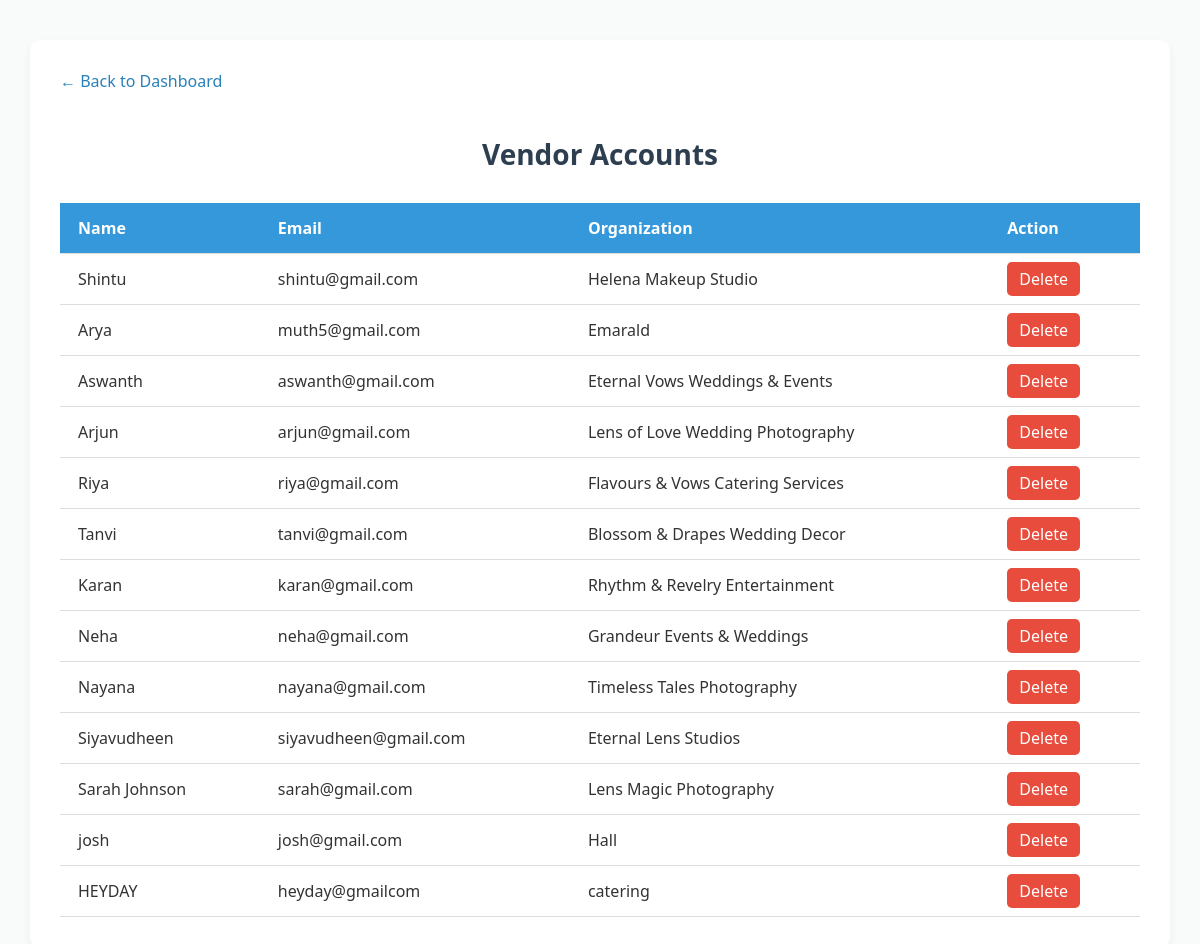
The app's page /site_admin-panel/vendor-accounts/ with its own data.
### vendor/models.py (models this page shows)
class Vendor(models.Model):
    name = models.CharField(max_length=50)
    email = models.EmailField()
    mobile = models.CharField(max_length=15)
    business_type = models.CharField(max_length=50)
    place = models.CharField(max_length=100)
    username = models.CharField(max_length=20)
    password = models.CharField(max_length=20)
    profile_pic = models.ImageField(upload_to='vendor_profile_pics/')
    bio = models.TextField()
    budget = models.CharField(max_length=100)
    budget_int = models.IntegerField(null=True, blank=True)
    organization = models.CharField(max_length=100)

### site_admin/views.py (the view)
# urls.py: path('vendor-accounts/', vendor_accounts, name='admin_vendor_accounts'),
def vendor_accounts(request):
    vendors = Vendor.objects.all()
    return render(request, 'vendor_accounts.html', {'vendors': vendors})

### site_admin/templates/vendor_accounts.html (shortened to what this page needs)
{% load static %}
<!DOCTYPE html>
<html>
<head>
    <link rel="stylesheet" href="{% static 'css/account_tables.css' %}">
</head>
<body>
<div class="container">
    <a href="{% url 'admin_dashboard' %}" class="nav-link">← Back to Dashboard</a>
    <h2>Vendor Accounts</h2>
    <table>
        <tr><th>Name</th><th>Email</th><th>Organization</th><th>Action</th></tr>
        {% for vendor in vendors %}
        <tr>
            <td>{{ vendor.name }}</td>
            <td>{{ vendor.email }}</td>
            <td>{{ vendor.organization }}</td>
            <td><a href="{% url 'delete_vendor' vendor.id %}" class="action-btn" onclick="return confirm('Delete this vendor?')">Delete</a></td>
        </tr>
        {% endfor %}
    </table>
</div>
</body>
</html>

### site_admin/static/css/account_tables.css (style rules this page uses)
body { font-family: 'Segoe UI', sans-serif; background-color: #f9fafa; margin: 0; padding: 0; color: #333; }
.container { width: 90%; max-width: 1100px; margin: 40px auto; padding: 30px; background-color: #fff; box-shadow: 0 4px 10px rgba(0,0,0,0.05); border-radius: 10px; }
h2 { text-align: center; font-size: 28px; margin-bottom: 30px; color: #2c3e50; }
table { width: 100%; border-collapse: collapse; margin-top: 10px; }
th, td { text-align: left; padding: 14px 18px; border-bottom: 1px solid #ddd; }
th { background-color: #3498db; color: white; font-weight: 600; }
.action-btn { color: white; background-color: #e74c3c; padding: 6px 12px; border-radius: 5px; text-decoration: none; font-weight: 500; transition: background-color 0.3s ease; }
.nav-link { display: inline-block; margin-bottom: 20px; color: #2980b9; text-decoration: none; font-weight: 500; }

### records on screen
Vendor: name "Shintu", email "shintu@gmail.com", organization "Helena Makeup Studio"
Vendor: name "Arya", email "muth5@gmail.com", organization "Emarald"
Vendor: name "Aswanth", email "aswanth@gmail.com", organization "Eternal Vows Weddings & Events"
Vendor: name "Arjun", email "arjun@gmail.com", organization "Lens of Love Wedding Photography"
Vendor: name "Riya", email "riya@gmail.com", organization "Flavours & Vows Catering Services"
Vendor: name "Tanvi", email "tanvi@gmail.com", organization "Blossom & Drapes Wedding Decor"
Vendor: name "Karan", email "karan@gmail.com", organization "Rhythm & Revelry Entertainment"
Vendor: name "Neha", email "neha@gmail.com", organization "Grandeur Events & Weddings"
Vendor: name "Nayana", email "nayana@gmail.com", organization "Timeless Tales Photography"
Vendor: name "Siyavudheen", email "siyavudheen@gmail.com", organization "Eternal Lens Studios"
Vendor: name "Sarah Johnson", email "sarah@gmail.com", organization "Lens Magic Photography"
Vendor: name "josh", email "josh@gmail.com", organization "Hall"
Vendor: name "HEYDAY", email "heyday@gmailcom", organization "catering"
